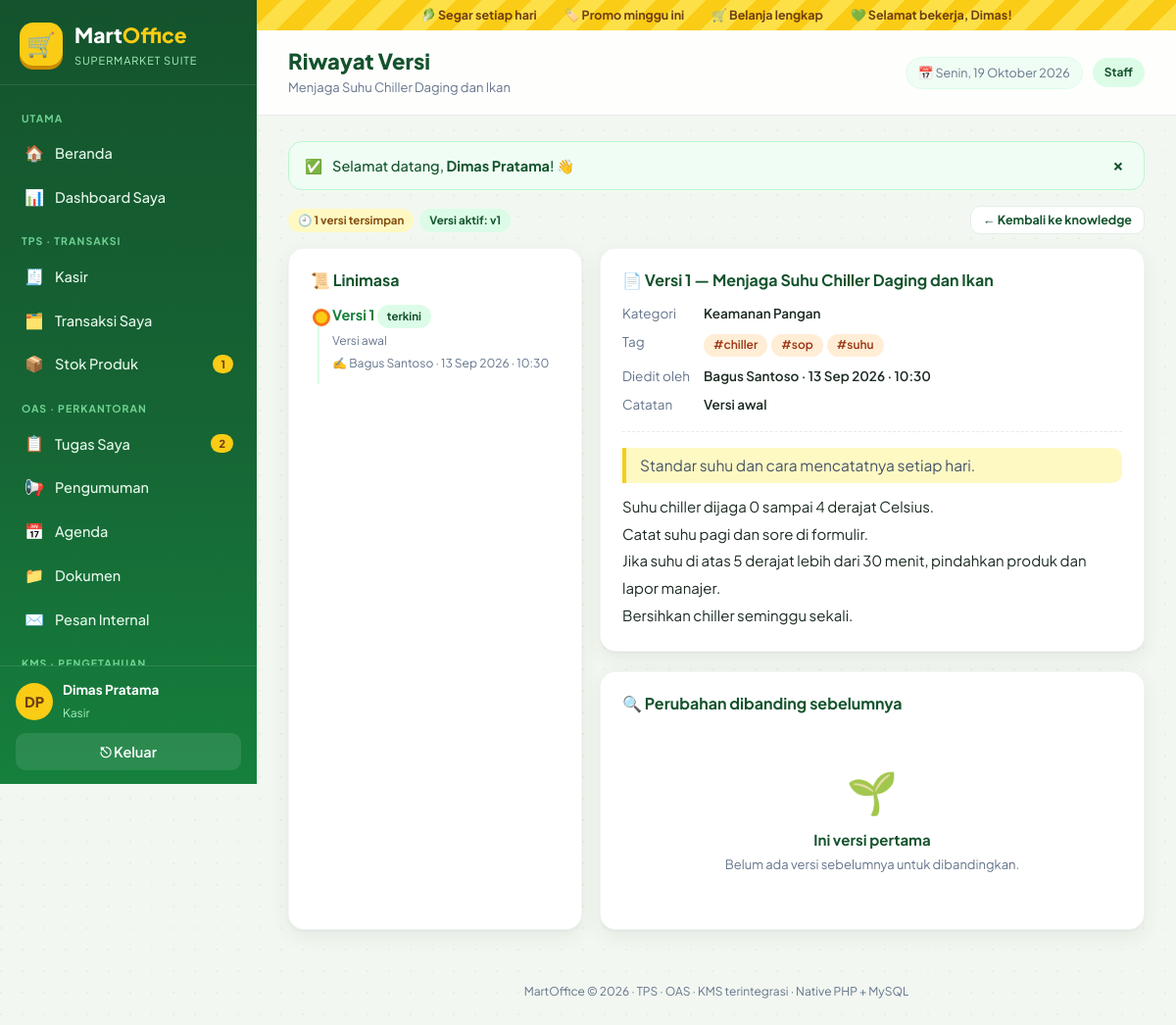
The page /kms/versi.php?id=6 (signed in) on the database its author committed.
### tables this page shows
CREATE TABLE pegawai (
  id        INT AUTO_INCREMENT PRIMARY KEY,
  nama      VARCHAR(80)  NOT NULL,
  username  VARCHAR(40)  NOT NULL UNIQUE,
  password  VARCHAR(255) NOT NULL,
  role      ENUM('admin','manajer','staff') NOT NULL,
  jabatan   VARCHAR(60)  NULL,
  aktif     TINYINT(1)   NOT NULL DEFAULT 1,
  dibuat    DATETIME     NOT NULL DEFAULT CURRENT_TIMESTAMP
);

CREATE TABLE artikel_kms (
  id              INT AUTO_INCREMENT PRIMARY KEY,
  judul           VARCHAR(150) NOT NULL,
  id_kategori     INT NOT NULL,
  ringkasan       VARCHAR(255) NOT NULL,
  isi             TEXT NOT NULL,
  id_penulis      INT NOT NULL,
  status          ENUM('menunggu_review','published','ditolak') NOT NULL DEFAULT 'menunggu_review',
  visibilitas     ENUM('internal','terbatas') NOT NULL DEFAULT 'internal',
  id_reviewer     INT NULL,
  catatan_review  VARCHAR(255) NULL,
  versi           INT NOT NULL DEFAULT 1,
  dilihat         INT NOT NULL DEFAULT 0,
  dibuat          DATETIME NOT NULL DEFAULT CURRENT_TIMESTAMP,
  diperbarui      DATETIME NOT NULL DEFAULT CURRENT_TIMESTAMP ON UPDATE CURRENT_TIMESTAMP,
  FOREIGN KEY (id_kategori) REFERENCES kategori_kms(id),
  FOREIGN KEY (id_penulis)  REFERENCES pegawai(id),
  FOREIGN KEY (id_reviewer) REFERENCES pegawai(id)
);

CREATE TABLE artikel_versi (
  id                 INT AUTO_INCREMENT PRIMARY KEY,
  id_artikel         INT NOT NULL,
  versi              INT NOT NULL,
  judul              VARCHAR(150) NOT NULL,
  id_kategori        INT NOT NULL,
  ringkasan          VARCHAR(255) NOT NULL,
  isi                TEXT NOT NULL,
  tag_teks           VARCHAR(255) NULL,
  id_editor          INT NOT NULL,
  catatan_perubahan  VARCHAR(255) NULL,
  dibuat             DATETIME NOT NULL DEFAULT CURRENT_TIMESTAMP,
  UNIQUE KEY uq_versi (id_artikel, versi),
  FOREIGN KEY (id_artikel) REFERENCES artikel_kms(id) ON DELETE CASCADE,
  FOREIGN KEY (id_editor)  REFERENCES pegawai(id)
);

CREATE TABLE kategori_kms (
  id         INT AUTO_INCREMENT PRIMARY KEY,
  nama       VARCHAR(60) NOT NULL UNIQUE,
  deskripsi  VARCHAR(200) NULL,
  ikon       VARCHAR(16) NOT NULL DEFAULT '📁',
  aktif      TINYINT(1) NOT NULL DEFAULT 1
);

### includes/app.php (called while the page is built, shortened)
<?php
require_once __DIR__ . '/functions.php';
require_once __DIR__ . '/layout.php';
if (!empty($_SESSION['uid'])) {
    $GLOBALS['ME'] = row('SELECT id,nama,username,role,jabatan FROM pegawai WHERE id=? AND aktif=1', [(int) $_SESSION['uid']]);
}

### kms/versi.php (the view, shortened to what this page needs)
<?php
require __DIR__ . '/../includes/app.php';
$id = (int) get('id');
$a = row('SELECT * FROM artikel_kms WHERE id=?', [$id]);
$versi = rows('SELECT v.*,p.nama editor,k.nama kn FROM artikel_versi v JOIN pegawai p ON p.id=v.id_editor JOIN kategori_kms k ON k.id=v.id_kategori WHERE v.id_artikel=? ORDER BY v.versi DESC', [$id]);
$pilih = (int) get('v') ?: (int) ($versi[0]['versi'] ?? 0);
$cur = null; $prev = null;
foreach ($versi as $i => $v) if ((int) $v['versi'] === $pilih) { $cur = $v; $prev = $versi[$i + 1] ?? null; }
page_start('Riwayat Versi', 'kms', e($a['judul']));
?>
<div class="card-h">
  <div class="actions"><?= badge('🕘 ' . count($versi) . ' versi tersimpan', 'y') ?><?= badge('Versi aktif: v' . $a['versi'], 'g') ?></div>
  <a class="btn ghost sm" href="<?= url('kms/view.php?id=' . $id) ?>">← Kembali ke knowledge</a>
</div>
<div class="grid" style="grid-template-columns:300px minmax(0,1fr)" id="versiLayout">
  <div class="card">
    <h3 style="margin-bottom:14px">📜 Linimasa</h3>
    <?php if (!$versi): echo empty_state('📜', 'Belum ada riwayat versi'); else: ?>
    <div class="timeline">
      <?php foreach ($versi as $v): ?>
        <div class="tl <?= (int) $v['versi'] === $pilih ? 'on' : '' ?>">
          <a href="?id=<?= $id ?>&v=<?= $v['versi'] ?>"><b>Versi <?= $v['versi'] ?></b></a><?= (int) $v['versi'] === (int) $a['versi'] ? ' ' . badge('terkini', 'g') : '' ?><br>
          <small><?= e($v['catatan_perubahan'] ?: '-') ?></small><br>
          <small>✍️ <?= e($v['editor']) ?> · <?= tgl($v['dibuat']) ?></small>
        </div>
      <?php endforeach; ?>
    </div>
    <?php endif; ?>
  </div>
  <div>
    <?php if ($cur): ?>
    <div class="card">
      <div class="card-h">
        <h3>📄 Versi <?= $cur['versi'] ?> — <?= e($cur['judul']) ?></h3>
      </div>
      <dl class="meta-list">
        <dt>Kategori</dt><dd><?= e($cur['kn']) ?></dd>
        <dt>Tag</dt><dd><?= $cur['tag_teks'] ? tag_chips(parse_tags($cur['tag_teks'])) : '-' ?></dd>
        <dt>Diedit oleh</dt><dd><?= e($cur['editor']) ?> · <?= tgl($cur['dibuat']) ?></dd>
        <dt>Catatan</dt><dd><?= e($cur['catatan_perubahan'] ?: '-') ?></dd>
      </dl>
      <hr>
      <p class="lead"><?= e($cur['ringkasan']) ?></p>
      <div class="article-body"><?= e($cur['isi']) ?></div>
    </div>
    <div class="card">
      <h3 style="margin-bottom:12px">🔍 Perubahan dibanding <?= $prev ? 'versi ' . $prev['versi'] : 'sebelumnya' ?></h3>
      <?php if (!$prev): echo empty_state('🌱', 'Ini versi pertama', 'Belum ada versi sebelumnya untuk dibandingkan.');
      endif; ?>
    </div>
    <?php endif; ?>
  </div>
</div>
<?php page_end();

### includes/layout.php (shortened to what this page needs)
<?php
function menu_items(string $active = ''): array
{
    $r = role();
    $all = ['admin', 'manajer', 'staff'];
    $boss = ['admin', 'manajer'];
    $uid = uid();
    $unread  = (int) val('SELECT COUNT(*) FROM pesan WHERE id_penerima=? AND dibaca=0', [$uid]);
    $review  = in_array($r, $boss) ? (int) val("SELECT COUNT(*) FROM artikel_kms WHERE status='menunggu_review'") : 0;
    $tugas   = $r === 'staff'
        ? (int) val("SELECT COUNT(*) FROM tugas WHERE id_staff=? AND status!='selesai'", [$uid])
        : (int) val("SELECT COUNT(*) FROM tugas WHERE status!='selesai'");
    $menipis = (int) val('SELECT COUNT(*) FROM produk WHERE aktif=1 AND stok<?', [STOK_MIN]);
    $groups = [
        ['Utama', [
            ['beranda', '🏠', 'Beranda', 'beranda.php', $all, 0],
            ['dashboard', '📊', 'Dashboard Saya', home_url(), $all, 0],
            ['mis', '📈', 'MIS · Kinerja Perusahaan', 'mis/index.php', ['manajer'], 0],
        ]],
        ['TPS · Transaksi', [
            ['kasir', '🧾', 'Kasir', 'tps/kasir.php', ['admin', 'staff'], 0],
            ['transaksi', '🗂️', $r === 'staff' ? 'Transaksi Saya' : 'Riwayat Transaksi', 'tps/transaksi.php', $all, 0],
            ['produk', '📦', $r === 'admin' ? 'Produk & Stok' : 'Stok Produk', 'tps/produk.php', $all, $menipis],
            ['laporan', '📊', 'Laporan Penjualan', 'tps/laporan.php', $boss, 0],
        ]],
        ['OAS · Perkantoran', [
            ['tugas', '📋', $r === 'staff' ? 'Tugas Saya' : 'Tugas Staff', 'oas/tugas.php', $all, $tugas],
            ['pengumuman', '📢', 'Pengumuman', 'oas/pengumuman.php', $all, 0],
            ['agenda', '📅', 'Agenda', 'oas/agenda.php', $all, 0],
            ['dokumen', '📁', 'Dokumen', 'oas/dokumen.php', $all, 0],
            ['pesan', '✉️', 'Pesan Internal', 'oas/pesan.php', $all, $unread],
        ]],
        ['KMS · Pengetahuan', [
            ['kms', '📚', 'Knowledge Center', 'kms/index.php', $all, 0],
            ['kms-tulis', '✍️', 'Tulis Knowledge', 'kms/tulis.php', $all, 0],
            ['kms-review', '📝', 'Review Knowledge', 'kms/index.php?tab=review', $boss, $review],
            ['kms-kategori', '🏷️', 'Kategori KMS', 'kms/kategori.php', $boss, 0],
        ]],
        ['Master', [
            ['users', '👥', 'User & Role', 'admin/users.php', ['admin'], 0],
        ]],
    ];
    $out = [];
    foreach ($groups as [$label, $items]) {
        $items = array_values(array_filter($items, fn($i) => in_array($r, $i[4], true)));
        if ($items) $out[] = [$label, $items];
    }
    return $out;
}
function page_start(string $title, string $active = '', string $subtitle = ''): void
{
    $u = me();
    ?><!doctype html>
<html lang="id">
<head>
<link rel="stylesheet" href="<?= url('assets/css/style.css') ?>">
</head>
<body>
<div class="shell">
  <aside class="side<?= strncmp($active, 'mis', 3) === 0 ? ' compact' : '' ?>" id="side">
    <a class="brand" href="<?= url('beranda.php') ?>">
      <span class="logo">🛒</span>
      <span><b>Mart</b><i>Office</i><small><?= strncmp($active, 'mis', 3) === 0 ? 'Management Info System' : 'Supermarket Suite' ?></small></span>
    </a>
    <nav class="menu">
      <?php foreach (menu_items($active) as [$label, $items]): ?>
        <div class="menu-label"><?= e($label) ?></div>
        <?php foreach ($items as [$key, $ic, $text, $href, , $count]): ?>
          <a href="<?= url($href) ?>" class="<?= $key === $active ? 'on' : '' ?>">
            <span class="mi"><?= $ic ?></span><span class="mt"><?= e($text) ?></span>
            <?php if ($count > 0): ?><span class="count"><?= $count ?></span><?php endif; ?>
          </a>
        <?php endforeach; ?>
      <?php endforeach; ?>
    </nav>
    <div class="side-foot">
      <div class="me">
        <span class="avatar"><?= e(inisial($u['nama'])) ?></span>
        <div><b><?= e($u['nama']) ?></b><small><?= e($u['jabatan'] ?: ucfirst($u['role'])) ?></small></div>
      </div>
      <a class="logout" href="<?= url('logout.php') ?>">⎋ Keluar</a>
    </div>
  </aside>
  <div class="main">
    <div class="promo-strip">
      <span>🥬 Segar setiap hari</span><span>🏷️ Promo minggu ini</span><span>🛒 Belanja lengkap</span><span>💚 Selamat bekerja, <?= e(explode(' ', $u['nama'])[0]) ?>!</span>
    </div>
    <header class="topbar">
      <div class="tb-title">
        <h1><?= e($title) ?></h1>
        <?php if ($subtitle): ?><p><?= $subtitle ?></p><?php endif; ?>
      </div>
      <div class="tb-right">
        <span class="today">📅 <?= tgl_panjang() ?></span>
        <span class="role-pill <?= e($u['role']) ?>"><?= e(ucfirst($u['role'])) ?></span>
      </div>
    </header>
    <main class="content">
      <?= render_flash() ?>
<?php
}
function page_end(): void
{
    ?>
    </main>
    <footer class="foot"><?= APP_NAME ?> © <?= date('Y') ?> · TPS · OAS · KMS terintegrasi · Native PHP + MySQL</footer>
  </div>
</div>
</body>
</html>
<?php
}

### includes/functions.php (shortened to what this page needs)
<?php
function db(): mysqli
{
    static $db = null;
    if ($db === null) {
        try {
            $db = new mysqli(DB_HOST, DB_USER, DB_PASS, DB_NAME, DB_PORT);
        } catch (mysqli_sql_exception $ex) {
            fatal_page('Database belum siap',
                'MartOffice tidak dapat terhubung ke database <b>' . DB_NAME . '</b>.<br>'
                . 'Pastikan MySQL di XAMPP sudah <b>Start</b> dan file <code>database.sql</code> sudah dijalankan.<br>'
                . '<small>Detail: ' . e($ex->getMessage()) . '</small>');
        }
        $db->set_charset('utf8mb4');
        $db->query("SET time_zone = '+07:00'");
    }
    return $db;
}
function q(string $sql, array $p = [])
{
    $st = db()->prepare($sql);
    if ($p) {
        $types = '';
        foreach ($p as $v) $types .= is_int($v) ? 'i' : (is_float($v) ? 'd' : 's');
        $st->bind_param($types, ...$p);
    }
    $st->execute();
    $res = $st->get_result();
    return $res === false ? $st : $res;
}
function rows(string $sql, array $p = []): array { return q($sql, $p)->fetch_all(MYSQLI_ASSOC); }
function row(string $sql, array $p = []): ?array { return q($sql, $p)->fetch_assoc() ?: null; }
function e($v): string { return htmlspecialchars((string) ($v ?? ''), ENT_QUOTES, 'UTF-8'); }
function tgl($dt, bool $jam = true): string
{
    $bln = ['', 'Jan', 'Feb', 'Mar', 'Apr', 'Mei', 'Jun', 'Jul', 'Agu', 'Sep', 'Okt', 'Nov', 'Des'];
    $t = strtotime($dt);
    return date('j', $t) . ' ' . $bln[(int) date('n', $t)] . ' ' . date('Y', $t) . ($jam ? ' · ' . date('H:i', $t) : '');
}
function tgl_panjang($dt = null): string
{
    $hari = ['Minggu', 'Senin', 'Selasa', 'Rabu', 'Kamis', 'Jumat', 'Sabtu'];
    $bln = ['', 'Januari', 'Februari', 'Maret', 'April', 'Mei', 'Juni', 'Juli', 'Agustus', 'September', 'Oktober', 'November', 'Desember'];
    $t = $dt ? strtotime($dt) : time();
    return $hari[(int) date('w', $t)] . ', ' . date('j', $t) . ' ' . $bln[(int) date('n', $t)] . ' ' . date('Y', $t);
}
function inisial(string $nama): string
{
    $p = preg_split('/\s+/', trim($nama));
    return strtoupper(mb_substr($p[0] ?? '?', 0, 1) . mb_substr($p[1] ?? '', 0, 1));
}
function badge(string $text, string $tone = 'g'): string
{
    return '<span class="badge ' . $tone . '">' . e($text) . '</span>';
}
function empty_state(string $icon, string $title, string $text = ''): string
{
    return '<div class="empty"><div class="empty-ic">' . $icon . '</div><b>' . e($title) . '</b>'
        . ($text ? '<p>' . $text . '</p>' : '') . '</div>';
}
function get(string $k, $def = '') { return is_string($_GET[$k] ?? null) ? trim($_GET[$k]) : $def; }
function url(string $path = ''): string { return BASE_URL . '/' . ltrim($path, '/'); }
function render_flash(): string
{
    $out = '';
    foreach ($_SESSION['flash'] ?? [] as [$t, $m]) {
        $ic = ['ok' => '✅', 'err' => '⚠️', 'info' => 'ℹ️'][$t] ?? 'ℹ️';
        $out .= '<div class="alert ' . $t . '"><span>' . $ic . '</span><div>' . $m . '</div><button type="button" class="x" onclick="this.parentNode.remove()">×</button></div>';
    }
    return $out;
}
function me(): ?array { return $GLOBALS['ME'] ?? null; }
function parse_tags(string $s): array
{
    $out = [];
    foreach (explode(',', $s) as $t) {
        $t = mb_strtolower(trim(preg_replace('/\s+/', '-', trim($t)), '#- '));
        $t = mb_substr(preg_replace('/[^\p{L}\p{N}\-]/u', '', $t), 0, 40);
        if ($t !== '' && !in_array($t, $out, true)) $out[] = $t;
    }
    return array_slice($out, 0, 10);
}
function tag_chips(array $tags): string
{
    $h = '';
    foreach ($tags as $t) $h .= '<a class="chip-tag" href="' . url('kms/index.php?tag=' . urlencode($t)) . '">#' . e($t) . '</a>';
    return $h;
}

### rows shown on the page
pegawai: nama "DP", nama "Dimas Pratama", jabatan "Kasir", nama "Dimas", role "Staff"
artikel_kms: judul "Menjaga Suhu Chiller Daging dan Ikan"
artikel_versi: versi "1", catatan_perubahan "Versi awal", id_editor.nama "Bagus Santoso", dibuat "13 Sep 2026 · 10:30", judul "Menjaga Suhu Chiller Daging dan Ikan", kategori_kms.nama "Keamanan Pangan", ringkasan "Standar suhu dan cara mencatatnya setiap hari.", isi "Suhu chiller dijaga 0 sampai 4 derajat Celsius. Catat suhu pagi dan sore di formulir. Jika suhu di atas 5 derajat lebih dari 30 menit, pindahkan produk dan lapor manajer. Bersihkan chiller seminggu sekali."

### other values the page prints
$label "UTAMA"
$ic "🏠"
$text "Beranda"
$ic "📊"
$text "Dashboard Saya"
$label "TPS · TRANSAKSI"
$ic "🧾"
$text "Kasir"
$ic "🗂️"
$text "Transaksi Saya"
$ic "📦"
$text "Stok Produk"
$count "1"
$label "OAS · PERKANTORAN"
$ic "📋"
